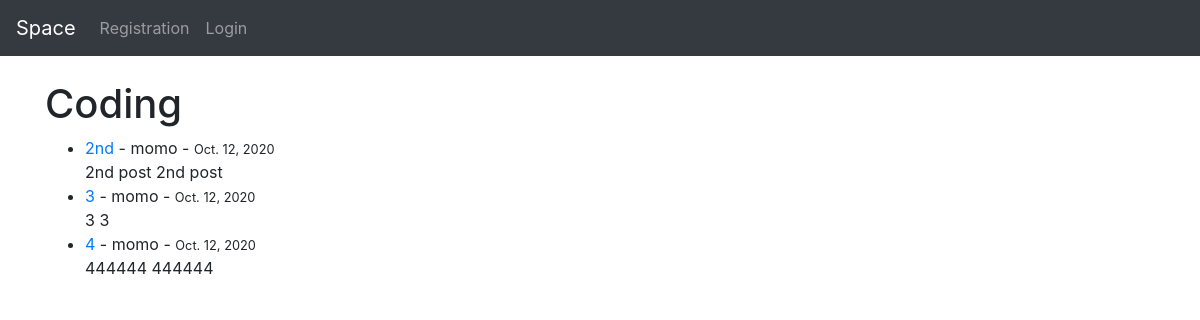
/category/coding/, run on the app's committed database.
### theblog/models.py (models this page shows, shortened)
class Post(models.Model):
	title = models.CharField(max_length= 255)
	author = models.ForeignKey(User, on_delete = models.CASCADE)  #cascade = when the user is dilited all his post will delete
	body = models.TextField()
	category = models.CharField(max_length=255, default = 'coding')
	post_date = models.DateField(auto_now_add = True)

### theblog/views.py (the view)
# urls.py: path('category/<str:cats>/', CategoryView, name='category')
def CategoryView(request,cats):
	category_posts = Post.objects.filter(category= cats.replace('-',' '))
	return render(request,'categories.html',{'cats':cats.title().replace('-',' '), 'category_posts': category_posts})

### theblog/templates/categories.html (shortened to what this page needs)
{% extends 'base.html' %}
{% block content %}
{% if category_posts %}
<h1>{{cats}}</h1>
<ul>
	{% for post in category_posts %}
			<li><a href="{% url 'article_detail' post.pk %}">{{ post.title }}<a/> - {{ post.author }} - <small>{{post.post_date}}</small>
	<br>
		{{ post.body }}
	{{post.body|slice:":100"}}
	</li>
	{% endfor %}
</ul>
{% else %}
Sorry this page does not exists!
{% endif %}
{% endblock %}

### data on the page
Post: title "2nd", author "momo", post_date "Oct. 12, 2020", body "2nd post"
Post: title "3", author "momo", post_date "Oct. 12, 2020", body "3"
Post: title "4", author "momo", post_date "Oct. 12, 2020", body "444444"

### other printed values
{{ cats }} "Coding"
